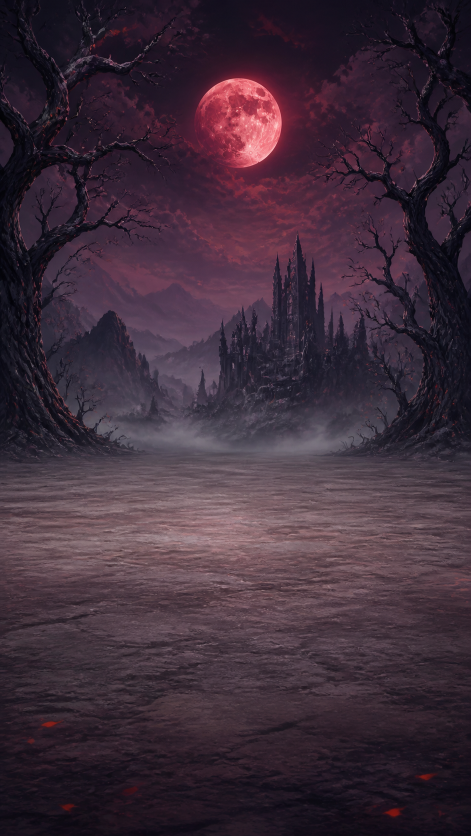
#> input picture app/src/main/assets/art/bg_ashwood_hunt_portrait.png, 941 x 1672 px (shown at 1/2 size)
$ python make_round_icon.py ../app/src/main/assets/art/bg_ashwood_hunt_portrait.png out.png
#> lines starting #> are read from the running program, lines starting #| are printed output that depends on the picture; after the words box and inside, x2 and y2 are one past the last pixel; in counts of white or black regions, pixels touching at a corner belong together
from __future__ import annotations

import argparse
from pathlib import Path

from PIL import Image, ImageDraw


def main() -> None:
    parser = argparse.ArgumentParser(description="Create an antialiased circular launcher icon.")
    parser.add_argument("input", type=Path)
    parser.add_argument("output", type=Path)
    parser.add_argument("--size", type=int, default=512)
    args = parser.parse_args()

    image = Image.open(args.input).convert("RGBA")
    size = min(image.size)
#> size = 941
    left = (image.width - size) // 2
#> left = 0
    top = (image.height - size) // 2
#> top = 365
    image = image.crop((left, top, left + size, top + size))
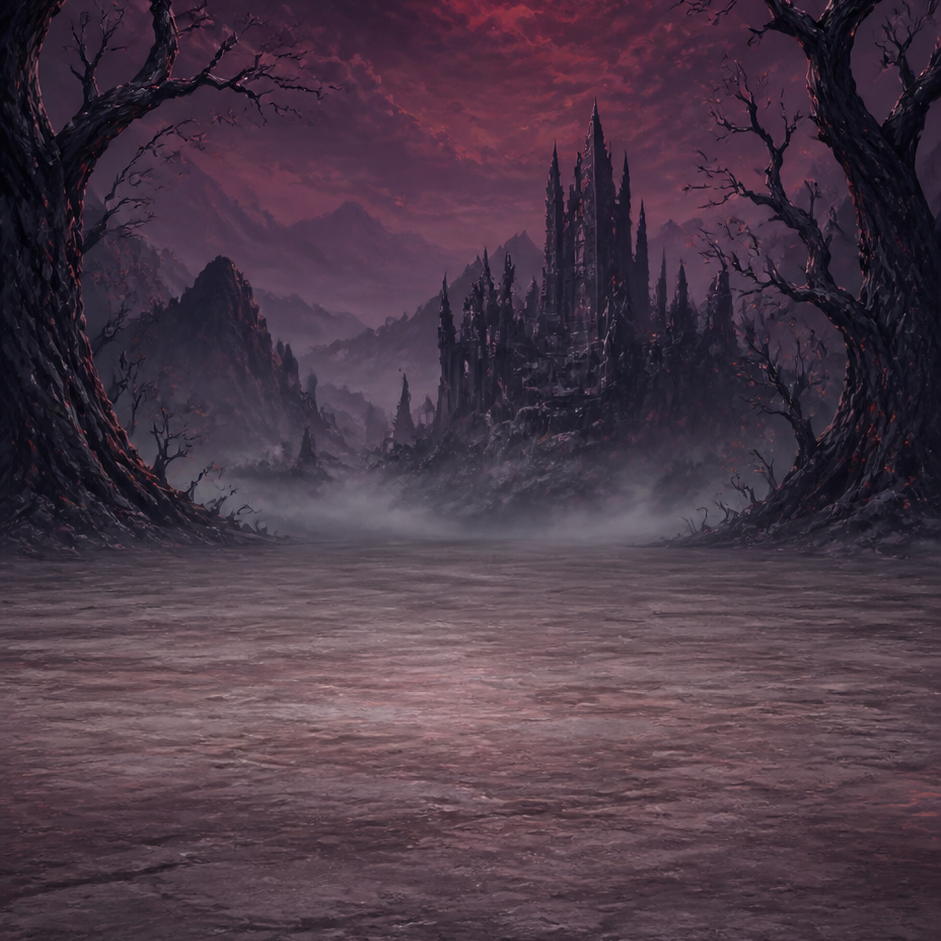
#> image: PIL image 941x941 RGBA; mean R, G, B, A 75.4, 57.7, 71, 255
    target_size = max(192, min(1024, args.size))
    if image.size != (target_size, target_size):
        image = image.resize((target_size, target_size), Image.Resampling.LANCZOS)
#> image: PIL image 512x512 RGBA
    size = target_size

    mask = Image.new("L", (size, size), 0)
#> mask: PIL image 512x512 L; every value is 0
    inset = max(2, size // 128)
    ImageDraw.Draw(mask).ellipse((inset, inset, size - inset - 1, size - inset - 1), fill=255)
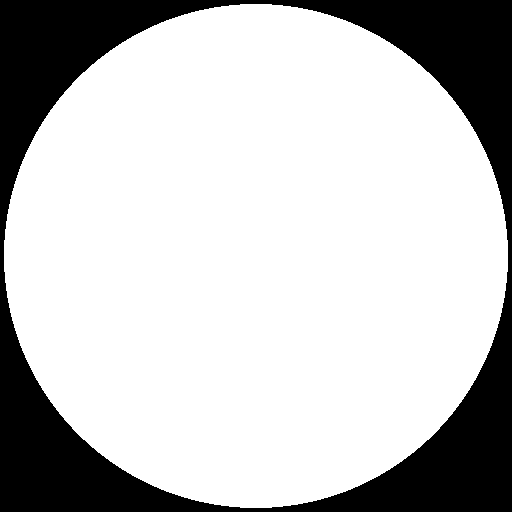
#> mask: PIL image 512x512 L; 76.1% white; 1 black region, box (x1, y1, x2, y2) and area: (0, 0, 512, 512) 62744
    image.putalpha(mask)
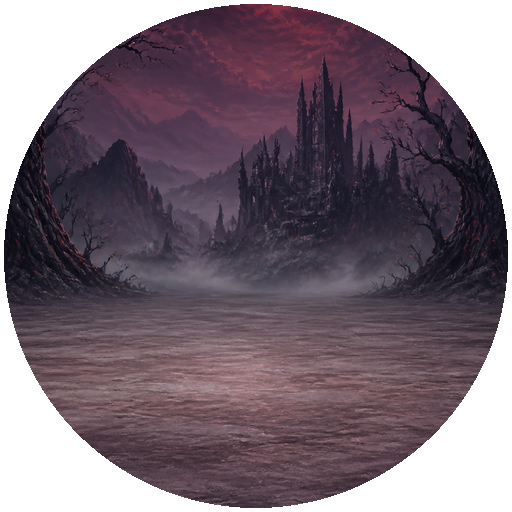
#> image: PIL image 512x512 RGBA; mean R, G, B, A 75.4, 57.7, 71, 194; transparent parts drawn white

    args.output.parent.mkdir(parents=True, exist_ok=True)
    image.save(args.output, "PNG", optimize=True)


if __name__ == "__main__":
    main()

$ run again, on app/src/main/assets/art/bg_nocturne_sanctuary_portrait.png
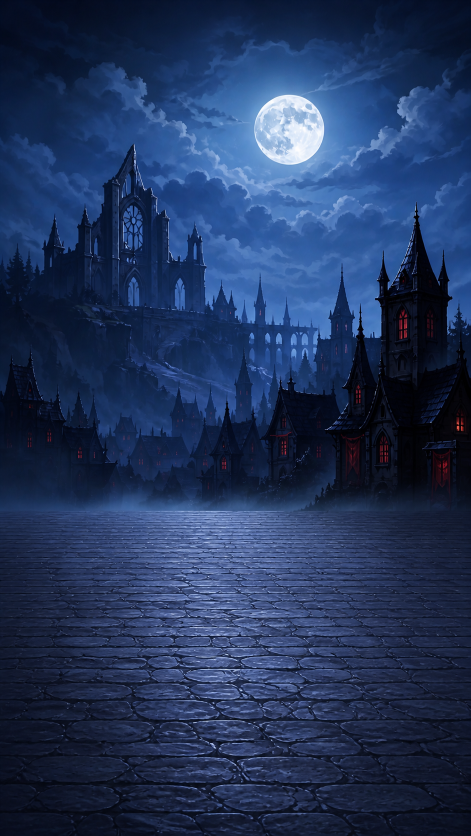
#> input picture app/src/main/assets/art/bg_nocturne_sanctuary_portrait.png, 941 x 1672 px (shown at 1/2 size)
#> in main, `image = image.crop((left, top, left + size, top + size))`:
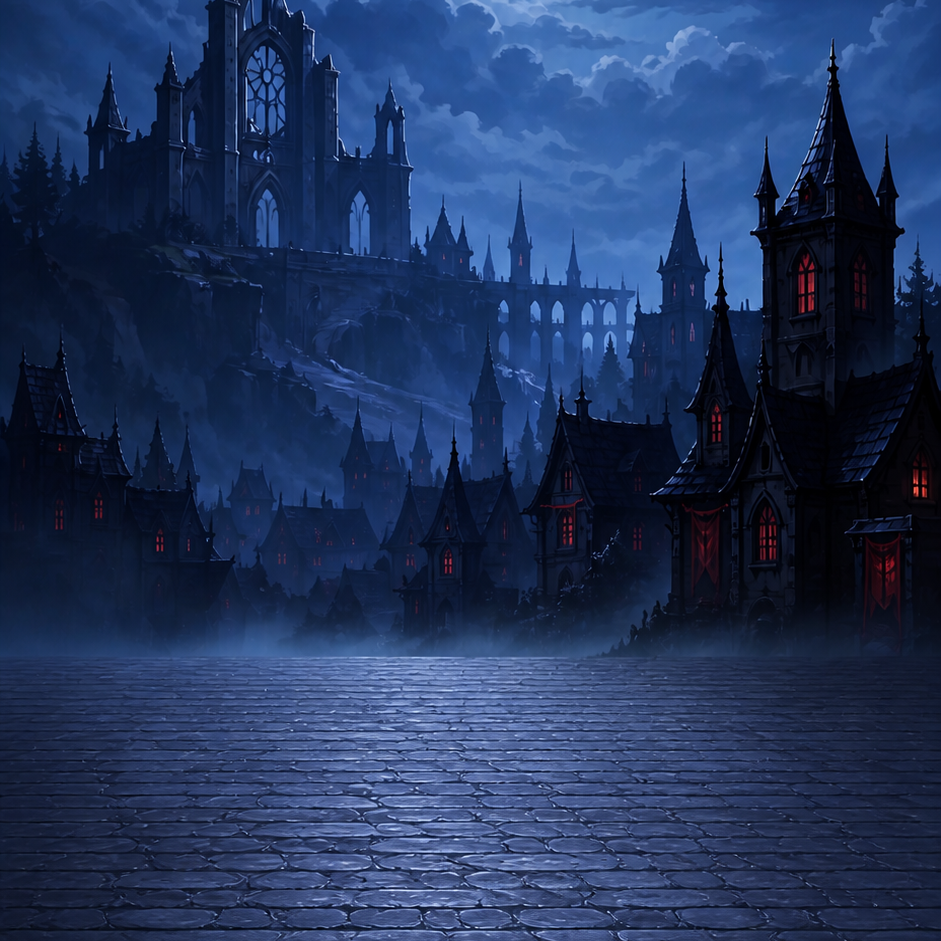
#> image: PIL image 941x941 RGBA; mean R, G, B, A 33.4, 52.9, 92.3, 255
#> in main, `image.putalpha(mask)`:
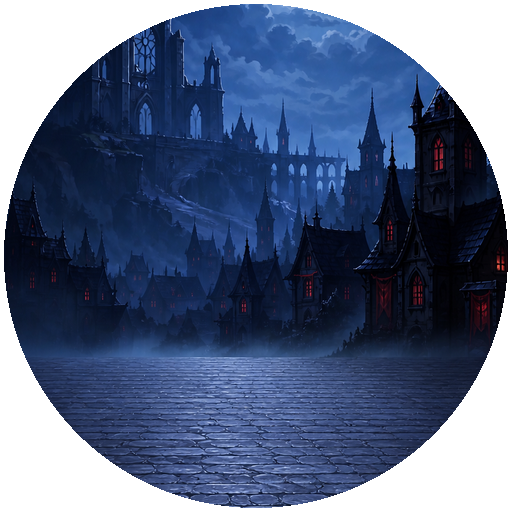
#> image: PIL image 512x512 RGBA; mean R, G, B, A 33.5, 52.9, 92.3, 194; transparent parts drawn white
